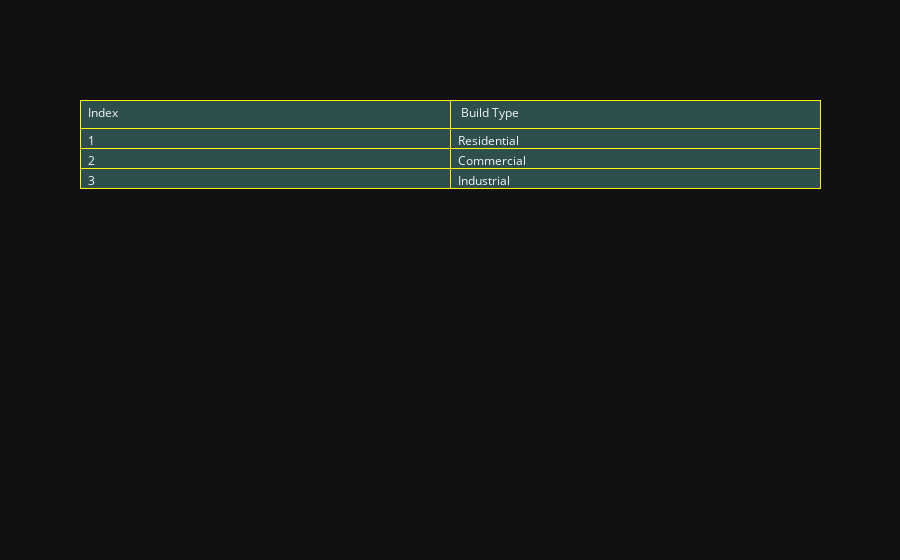

Notebook code for this chart:
### Code cell
#prepair and data mining for vir
import plotly.graph_objects as go 
Table1 = go.Figure(data=[go.Table(header = dict (values = ['Index' , ' Build Type'], line_color = 'yellow',fill_color = 'darkslategray',align = 'left'), cells = dict(values=[['1' , '2' , '3'], Data_Frame['Building Type'].unique()],line_color = ' yellow' , fill_color = 'darkslategray',align = 'left'))])
Table1.update_layout(autosize = True,template = 'plotly_dark')
Table1.show()

### Figure 1 — Plotly figure (JSON) as saved in the notebook; plotly's stock layout.template omitted (floating-point values rounded to 4 significant figures)
{"data": [{"cells": {"align": "left", "fill": {"color": "darkslategray"}, "line": {"color": " yellow"}, "values": [["1", "2", "3"], ["Residential", "Commercial", "Industrial"]]}, "header": {"align": "left", "fill": {"color": "darkslategray"}, "line": {"color": "yellow"}, "values": ["Index", " Build Type"]}, "type": "table"}], "layout": {"autosize": true}}
